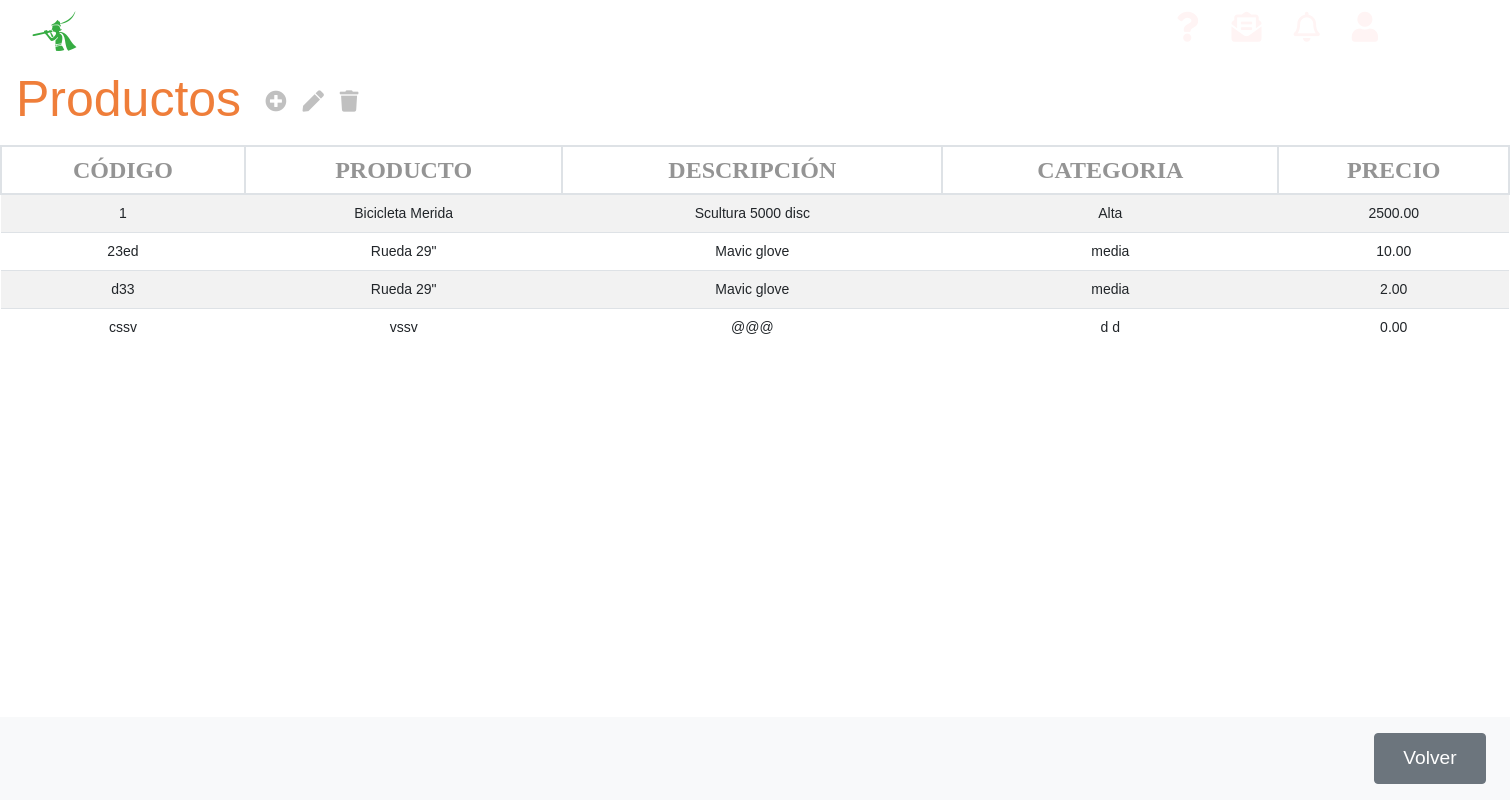
/appEntrega/productos/, run on an earlier commit of the app's database.
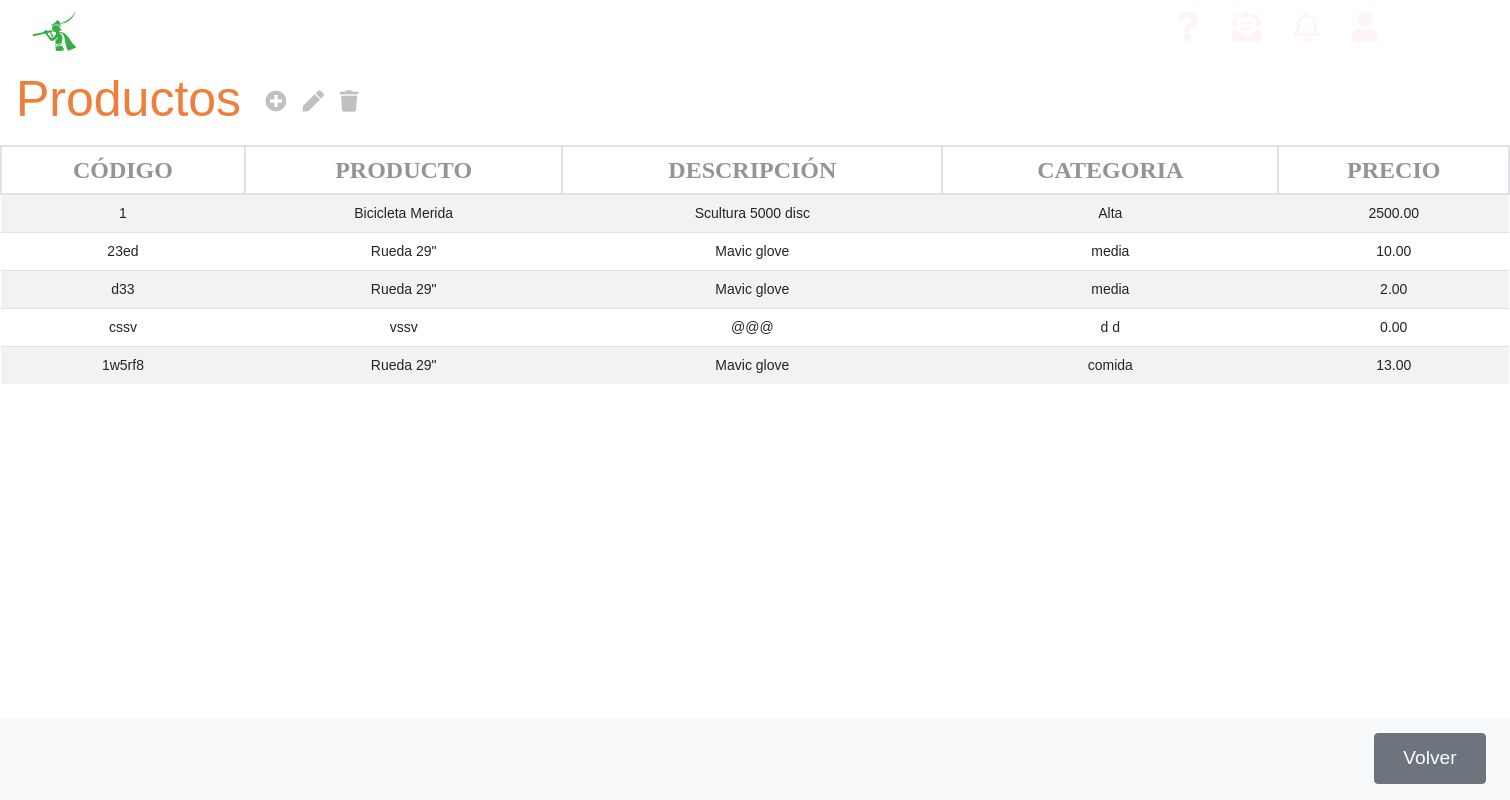
And on a later commit of the database.
### appEntrega/models.py (models this page shows, shortened)
class Producto(models.Model):
    producto_referencia = models.CharField(max_length=13, primary_key=True)
    producto_nombre = models.CharField(max_length=50)
    producto_descripcion = models.CharField(max_length=250)
    producto_categoria = models.CharField(max_length=50)
    producto_precio = models.DecimalField(max_digits=10, decimal_places=2, default=0)

### appEntrega/views.py (the view)
# urls.py: path('productos/', ProductoListView.as_view(), name='listaProducto'),
class ProductoListView(ListView):
    model = Producto
    template_name = 'listaProductos.html'
    context_object_name = 'lista_productos'

### appEntrega/templates/listaProductos.html
{% extends 'base.html' %}
{% block content %}
<div class="">
    <nav class="navbar navbar-light table-navbar">
        <h2 class="orange-color">Productos</h2>
        <ul class="navbar-nav mr-auto flex-row">
            <li class="nav-item m-0 ml-3">
                <i class="fas fa-plus-circle fa-lg c-grey"
                    onclick="location.href='http://127.0.0.1:8000/appEntrega/productos/nuevo/'"></i>
            </li>
            <li class="nav-item m-0">
                <i class="fas fa-pen fa-lg c-grey"></i>
            </li>
            <li class="nav-item m-0">
                <i class="fas fa-trash fa-lg c-grey"></i>
            </li>
        </ul>
    </nav>
</div>
<div class="row">
    <div class="col-md-12">
        <table class="table-deustronic table table-striped table-hover">
            <thead>
                <tr>
                    <th>CÓDIGO</th>
                    <th>PRODUCTO</th>
                    <th>DESCRIPCIÓN</th>
                    <th>CATEGORIA</th>
                    <th>PRECIO</th>
                </tr>
            </thead>
            <tbody>
                {% if lista_productos %}
                {% for producto in lista_productos %}
                <tr ondblclick="location.href='http://127.0.0.1:8000/appEntrega/productos/{{producto.pk}}'">
                    <td>
                        {{producto.producto_referencia}}
                    </td>
                    <td>{{producto.producto_nombre}}</td>
                    <td>{{producto.producto_descripcion}}</td>
                    <td>{{producto.producto_categoria}}</td>
                    <td>{{producto.producto_precio}}</td>
                </tr>
                {% endfor %}
                {% else %}
                <tr>
                    <td colspan="5">
                        <p>No existen Componentes</p>
                    </td>
                </tr>
                {% endif %}
            </tbody>
        </table>
    </div>
</div>
<nav class="navbar navbar-light bg-light fixed-bottom">
    <div class="form-inline ml-auto">
        <button onclick="location.href='http://127.0.0.1:8000/appEntrega'" class="btn boton-nav btn-secondary m-2"
            type="button">Volver</button>
    </div>
</nav>
{% endblock %}

What changed in the data, as far as the page shows it:
added Producto: producto_referencia "1w5rf8", producto_nombre "Rueda 29\"", producto_descripcion "Mavic glove", producto_categoria "comida", producto_precio "13.00"
